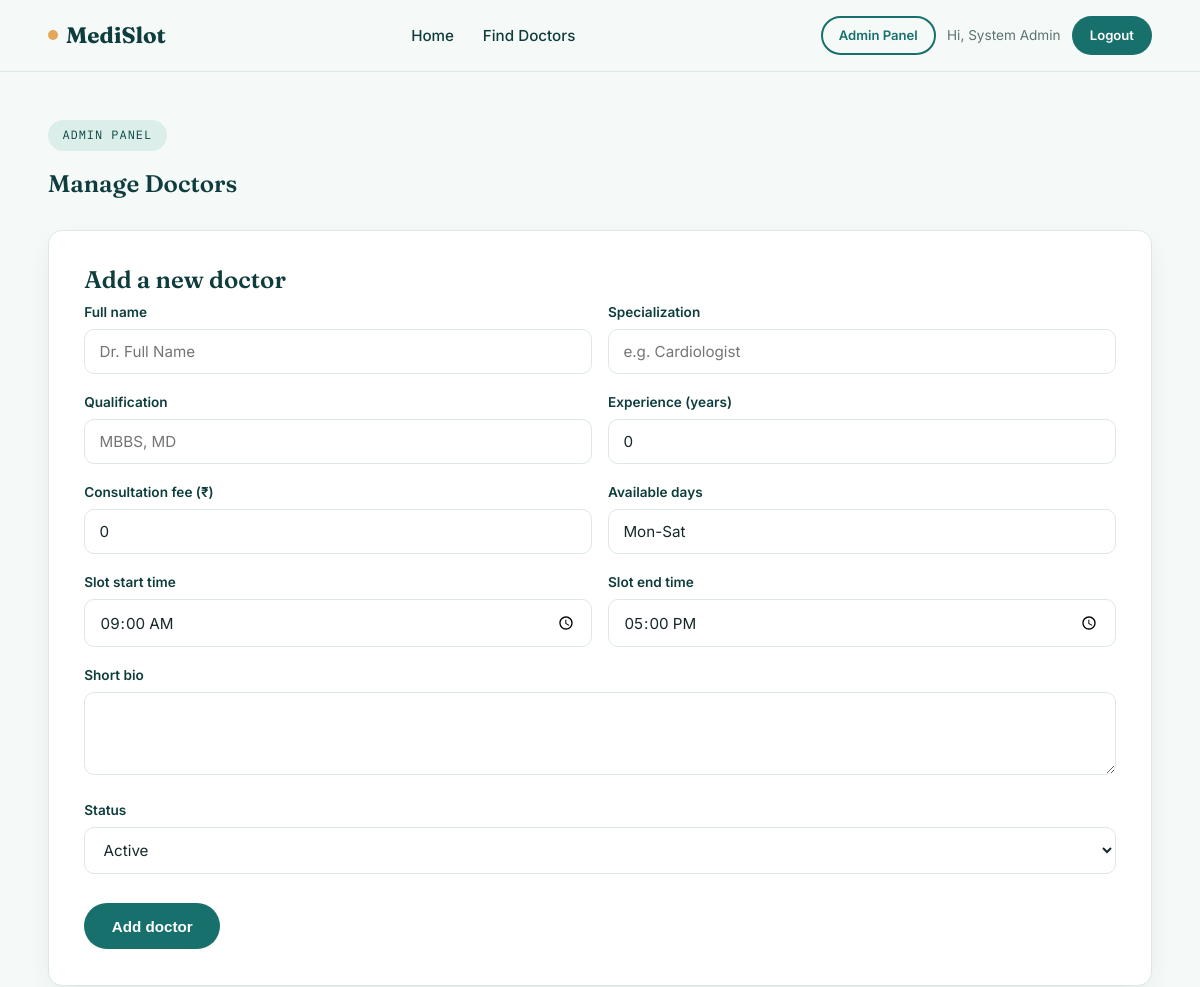
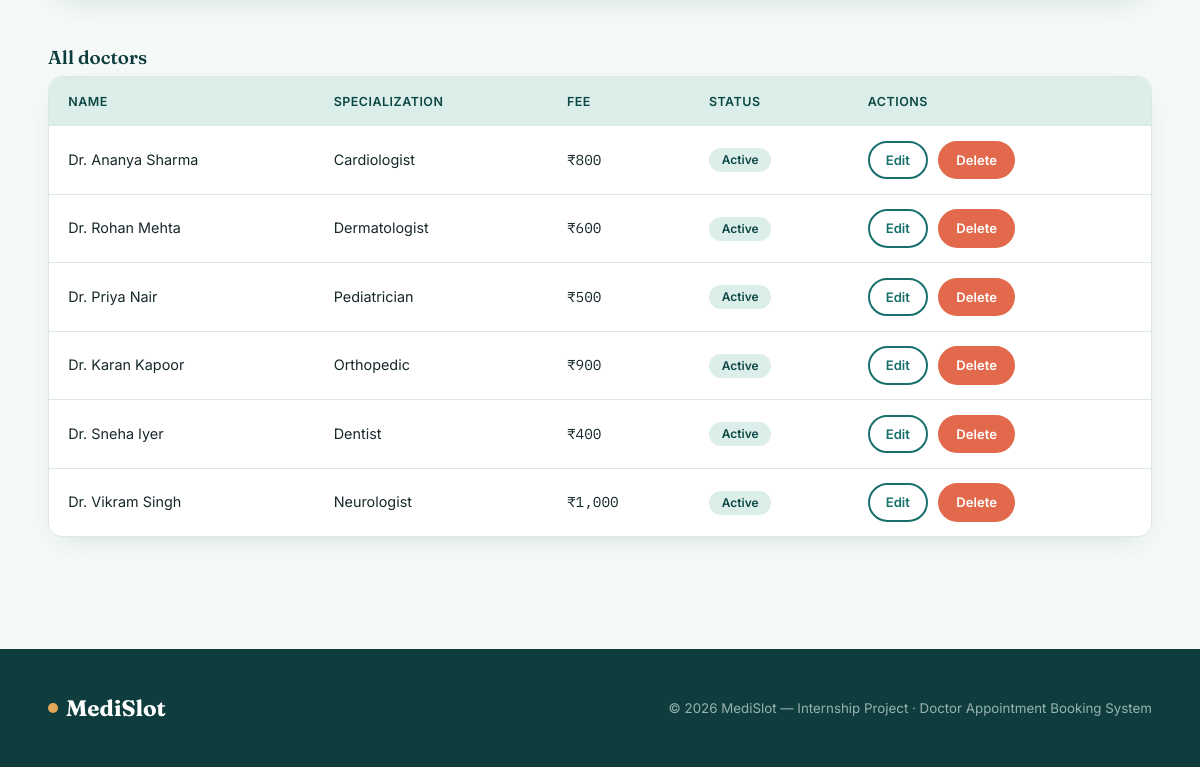
/admin/manage_doctors.php (signed in), run on the app's committed database (2 pictures, top to bottom).
### tables this page shows
CREATE TABLE doctors (
    id INT AUTO_INCREMENT PRIMARY KEY,
    name VARCHAR(100) NOT NULL,
    specialization VARCHAR(100) NOT NULL,
    qualification VARCHAR(150) DEFAULT NULL,
    experience_years INT DEFAULT 0,
    fee DECIMAL(8,2) DEFAULT 0.00,
    photo VARCHAR(255) DEFAULT NULL,
    available_days VARCHAR(100) DEFAULT 'Mon-Sat',
    slot_start TIME DEFAULT '09:00:00',
    slot_end TIME DEFAULT '17:00:00',
    bio TEXT,
    status ENUM('active','inactive') DEFAULT 'active',
    created_at TIMESTAMP DEFAULT CURRENT_TIMESTAMP
);

### admin/manage_doctors.php (the view, shortened to what this page needs)
<?php
require_once '../config.php';
$editing = null;
$doctors = $conn->query("SELECT * FROM doctors ORDER BY created_at DESC");
include '../includes/header.php';
?>
<section class="section" style="padding-top:3rem;">
  <div class="container">
    <div class="section-head" style="text-align:left;margin-bottom:2rem;max-width:none;">
      <span class="eyebrow">Admin panel</span>
      <h2><?php echo $editing ? 'Edit doctor' : 'Manage Doctors'; ?></h2>
    </div>
    <div class="form-card" style="max-width:none;margin-bottom:3rem;">
      <h2 style="text-align:left;"><?php echo $editing ? 'Update doctor details' : 'Add a new doctor'; ?></h2>
      <form method="POST" class="needs-validation" novalidate>
        <div class="field-row">
          <div class="field">
            <label for="name">Full name</label>
            <input type="text" id="name" name="name" required placeholder="Dr. Full Name" value="<?php echo $editing ? htmlspecialchars($editing['name']) : ''; ?>">
          </div>
          <div class="field">
            <label for="specialization">Specialization</label>
            <input type="text" id="specialization" name="specialization" required placeholder="e.g. Cardiologist" value="<?php echo $editing ? htmlspecialchars($editing['specialization']) : ''; ?>">
          </div>
        </div>
        <div class="field-row">
          <div class="field">
            <label for="qualification">Qualification</label>
            <input type="text" id="qualification" name="qualification" placeholder="MBBS, MD" value="<?php echo $editing ? htmlspecialchars($editing['qualification']) : ''; ?>">
          </div>
          <div class="field">
            <label for="experience_years">Experience (years)</label>
            <input type="number" id="experience_years" name="experience_years" min="0" value="<?php echo $editing ? (int)$editing['experience_years'] : 0; ?>">
          </div>
        </div>
        <div class="field-row">
          <div class="field">
            <label for="fee">Consultation fee (₹)</label>
            <input type="number" id="fee" name="fee" min="0" step="0.01" value="<?php echo $editing ? $editing['fee'] : 0; ?>">
          </div>
          <div class="field">
            <label for="available_days">Available days</label>
            <input type="text" id="available_days" name="available_days" placeholder="Mon-Sat" value="<?php echo $editing ? htmlspecialchars($editing['available_days']) : 'Mon-Sat'; ?>">
          </div>
        </div>
        <div class="field-row">
          <div class="field">
            <label for="slot_start">Slot start time</label>
            <input type="time" id="slot_start" name="slot_start" value="<?php echo $editing ? substr($editing['slot_start'],0,5) : '09:00'; ?>">
          </div>
          <div class="field">
            <label for="slot_end">Slot end time</label>
            <input type="time" id="slot_end" name="slot_end" value="<?php echo $editing ? substr($editing['slot_end'],0,5) : '17:00'; ?>">
          </div>
        </div>
        <div class="field">
          <label for="bio">Short bio</label>
          <textarea id="bio" name="bio" rows="3"><?php echo $editing ? htmlspecialchars($editing['bio']) : ''; ?></textarea>
        </div>
        <div class="field">
          <label for="status">Status</label>
          <select id="status" name="status">
            <option value="active" <?php echo (!$editing || $editing['status']==='active') ? 'selected':''; ?>>Active</option>
          </select>
        </div>
        <div class="hero-actions">
          <button type="submit" class="btn btn-primary"><?php echo $editing ? 'Save changes' : 'Add doctor'; ?></button>
        </div>
      </form>
    </div>
    <h3>All doctors</h3>
    <div class="table-wrap">
      <table>
        <thead>
          <tr><th>Name</th><th>Specialization</th><th>Fee</th><th>Status</th><th>Actions</th></tr>
        </thead>
        <tbody>
          <?php while ($d = $doctors->fetch_assoc()): ?>
          <tr>
            <td><?php echo htmlspecialchars($d['name']); ?></td>
            <td><?php echo htmlspecialchars($d['specialization']); ?></td>
            <td class="mono">₹<?php echo number_format($d['fee'],0); ?></td>
            <td><span class="status status-<?php echo $d['status']==='active'?'confirmed':'cancelled'; ?>"><?php echo $d['status']; ?></span></td>
            <td>
              <a href="manage_doctors.php?edit=<?php echo $d['id']; ?>" class="btn btn-outline btn-sm">Edit</a>
              <a href="manage_doctors.php?delete=<?php echo $d['id']; ?>" class="btn btn-danger btn-sm confirm-delete">Delete</a>
            </td>
          </tr>
          <?php endwhile; ?>
        </tbody>
      </table>
    </div>
  </div>
</section>
<?php include '../includes/footer.php'; ?>

### css/style.css (style rules this page uses)
:root { --ink: #0F3D3E; --teal: #17706B; --teal-dark: #0C4744; --teal-tint: #DCEEEA; --bg: #F5FAF8; --amber: #E3A857; --amber-dark: #C98A38; --coral: #E2694B; --text: #17282A; --muted: #5B7370; --white: #FFFFFF; --border: #DCE8E4; --shadow: 0 10px 30px -12px rgba(15,61,62,0.18); --radius: 14px; }
* { box-sizing:border-box; }
html { scroll-behavior:smooth; }
body { margin:0; font-family:'Inter',sans-serif; background:var(--bg); color:var(--text); line-height:1.55; -webkit-font-smoothing:antialiased; }
h1,h2,h3,h4 { font-family:'Fraunces',serif; color:var(--ink); margin:0 0 .5rem; line-height:1.15; font-weight:600; }
a { color:var(--teal); text-decoration:none; }
.mono { font-family:'IBM Plex Mono',monospace; }
.container { width:92%; max-width:1180px; margin:0 auto; }
.btn { display:inline-flex; align-items:center; justify-content:center; gap:.5rem; padding:.8rem 1.6rem; border-radius:999px; font-weight:600; font-size:.95rem; border:2px solid transparent; cursor:pointer; transition:.2s ease; text-decoration:none; }
.btn-primary { background:var(--teal); color:var(--white); }
.btn-outline { background:transparent; border-color:var(--teal); color:var(--teal); }
.btn-danger { background:var(--coral); color:var(--white); }
.btn-sm { padding:.45rem 1rem; font-size:.82rem; }
.eyebrow { display:inline-flex; align-items:center; gap:.5rem; font-family:'IBM Plex Mono',monospace; font-size:.75rem; letter-spacing:.08em; text-transform:uppercase; color:var(--teal-dark); background:var(--teal-tint); padding:.4rem .9rem; border-radius:999px; margin-bottom:1.2rem; }
.hero-actions { display:flex; gap:1rem; margin-top:1.8rem; flex-wrap:wrap; }
.section { padding:4rem 0; }
.section-head { text-align:center; max-width:640px; margin:0 auto 2.6rem; }
.section-head .eyebrow { margin-inline:auto; }
.status { padding:.28rem .8rem; border-radius:999px; font-size:.75rem; font-weight:600; text-transform:capitalize; }
.status-confirmed { background:#DCEEEA; color:var(--teal-dark); }
.form-card { background:var(--white); border:1px solid var(--border); border-radius:var(--radius); box-shadow:var(--shadow); padding:2.2rem; max-width:520px; margin:0 auto; }
.form-card h2 { text-align:center; }
.field { margin-bottom:1.1rem; }
.field label { display:block; font-size:.85rem; font-weight:600; color:var(--ink); margin-bottom:.4rem; }
.field input, .field select, .field textarea { width:100%; padding:.75rem .9rem; border:1.5px solid var(--border); border-radius:10px; font-family:'Inter',sans-serif; font-size:.95rem; color:var(--text); background:var(--white); transition:.15s ease; }
.field-row { display:grid; grid-template-columns:1fr 1fr; gap:1rem; }
.table-wrap { background:var(--white); border:1px solid var(--border); border-radius:var(--radius); overflow:hidden; box-shadow:var(--shadow); }
table { width:100%; border-collapse:collapse; }
th, td { text-align:left; padding:.9rem 1.2rem; font-size:.9rem; border-bottom:1px solid var(--border); }
th { background:var(--teal-tint); color:var(--teal-dark); font-weight:600; font-size:.78rem; text-transform:uppercase; letter-spacing:.04em; }
tr:last-child td { border-bottom:none; }
td .btn { margin-right:.4rem; }

### data on the page
doctors: name "Dr. Ananya Sharma", specialization "Cardiologist", fee "800", status "Active"
doctors: name "Dr. Rohan Mehta", specialization "Dermatologist", fee "600", status "Active"
doctors: name "Dr. Priya Nair", specialization "Pediatrician", fee "500", status "Active"
doctors: name "Dr. Karan Kapoor", specialization "Orthopedic", fee "900", status "Active"
doctors: name "Dr. Sneha Iyer", specialization "Dentist", fee "400", status "Active"
doctors: name "Dr. Vikram Singh", specialization "Neurologist", fee "1,000", status "Active"

### other printed values
$_SESSION['name'] "System Admin"
